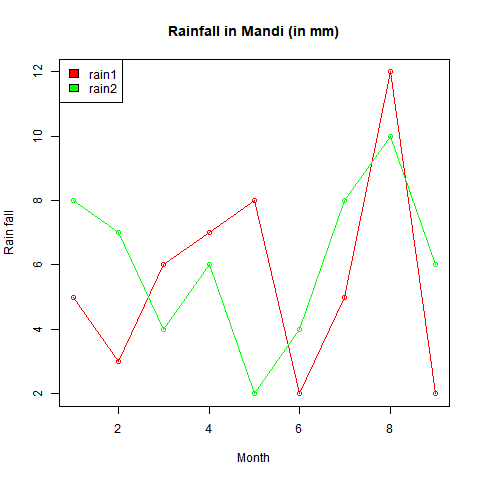

Write R code to recreate this figure.
# Syntax
# plot(x,type,xlab,ylab,col)

# x- vector of data

# Optional paramters
# type- "p" to draw only the points, "l" for lines and "o" to draw both
# xlab- label for x axis
# ylab- label for y axis
# col- color pallete

# Create data for the graph.
rain1 <- c(5,3,6,7,8,2,5,12,2)
rain2 <- c(8,7,4,6,2,4,8,10,6)

# Create a file
png(file = "line graph.jpg")

# Plot the chart
plot(rain1,type = "o", xlab = "Month", ylab = "Rain fall", main="Rainfall in Mandi (in mm)", col="Red")

# To add second line (Optional)
lines(rain2, type = "o", col = "Green")

# To insert a Legend (Optional)
legend("topleft", c("rain1","rain2"), cex = 1, fill = c("red","green"))

# Save the file
dev.off()